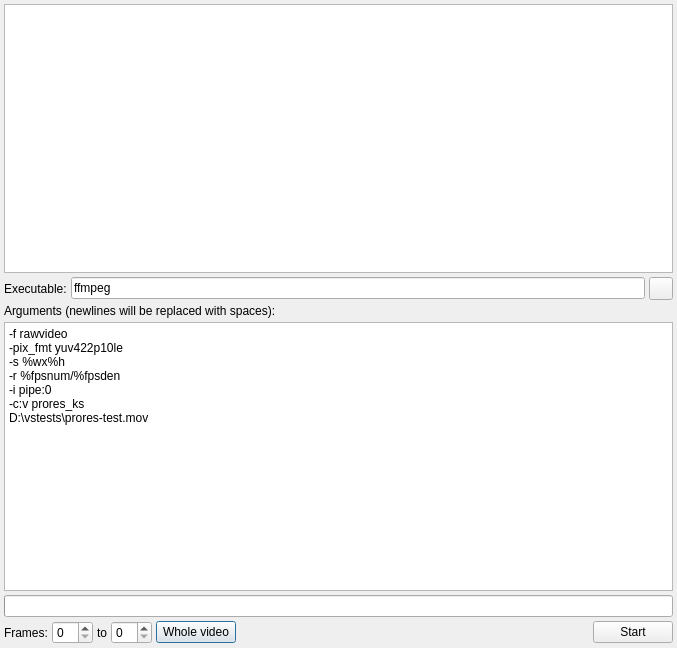
<?xml version="1.0" encoding="UTF-8"?>
<ui version="4.0">
 <class>CLIEncodeDialog</class>
 <widget class="QDialog" name="CLIEncodeDialog">
  <property name="geometry">
   <rect>
    <x>0</x>
    <y>0</y>
    <width>677</width>
    <height>648</height>
   </rect>
  </property>
  <property name="windowTitle">
   <string>CLI encode</string>
  </property>
  <layout class="QVBoxLayout" name="verticalLayout">
   <property name="spacing">
    <number>4</number>
   </property>
   <property name="leftMargin">
    <number>4</number>
   </property>
   <property name="topMargin">
    <number>4</number>
   </property>
   <property name="rightMargin">
    <number>4</number>
   </property>
   <property name="bottomMargin">
    <number>4</number>
   </property>
   <item>
    <widget class="QPlainTextEdit" name="outputTextEdit">
     <property name="readOnly">
      <bool>true</bool>
     </property>
     <property name="textInteractionFlags">
      <set>Qt::LinksAccessibleByMouse|Qt::TextSelectableByKeyboard|Qt::TextSelectableByMouse</set>
     </property>
    </widget>
   </item>
   <item>
    <layout class="QHBoxLayout" name="horizontalLayout_2">
     <property name="spacing">
      <number>4</number>
     </property>
     <item>
      <widget class="QLabel" name="label">
       <property name="text">
        <string>Executable:</string>
       </property>
      </widget>
     </item>
     <item>
      <widget class="QLineEdit" name="executablePathEdit">
       <property name="text">
        <string>ffmpeg</string>
       </property>
      </widget>
     </item>
     <item>
      <widget class="QToolButton" name="executableBrowseButton">
       <property name="text">
        <string/>
       </property>
      </widget>
     </item>
    </layout>
   </item>
   <item>
    <widget class="QLabel" name="label_2">
     <property name="text">
      <string>Arguments (newlines will be replaced with spaces):</string>
     </property>
    </widget>
   </item>
   <item>
    <widget class="QPlainTextEdit" name="argumentsTextEdit">
     <property name="plainText">
      <string>-f rawvideo
-pix_fmt yuv422p10le
-s %wx%h
-r %fpsnum/%fpsden
-i pipe:0
-c:v prores_ks
D:\vstests\prores-test.mov</string>
     </property>
    </widget>
   </item>
   <item>
    <widget class="QProgressBar" name="processingProgressBar">
     <property name="alignment">
      <set>Qt::AlignCenter</set>
     </property>
     <property name="format">
      <string>%v / %m</string>
     </property>
    </widget>
   </item>
   <item>
    <layout class="QHBoxLayout" name="horizontalLayout">
     <property name="spacing">
      <number>4</number>
     </property>
     <item>
      <widget class="QLabel" name="framesLabel">
       <property name="text">
        <string>Frames:</string>
       </property>
      </widget>
     </item>
     <item>
      <widget class="QSpinBox" name="fromFrameSpinBox"/>
     </item>
     <item>
      <widget class="QLabel" name="toLabel">
       <property name="text">
        <string>to</string>
       </property>
      </widget>
     </item>
     <item>
      <widget class="QSpinBox" name="toFrameSpinBox"/>
     </item>
     <item>
      <widget class="QPushButton" name="wholeVideoButton">
       <property name="text">
        <string>Whole video</string>
       </property>
      </widget>
     </item>
     <item>
      <spacer name="horizontalSpacer">
       <property name="orientation">
        <enum>Qt::Horizontal</enum>
       </property>
       <property name="sizeHint" stdset="0">
        <size>
         <width>13</width>
         <height>20</height>
        </size>
       </property>
      </spacer>
     </item>
     <item>
      <widget class="QPushButton" name="startStopBenchmarkButton">
       <property name="text">
        <string>Start</string>
       </property>
      </widget>
     </item>
    </layout>
   </item>
  </layout>
 </widget>
 <resources/>
 <connections/>
</ui>
